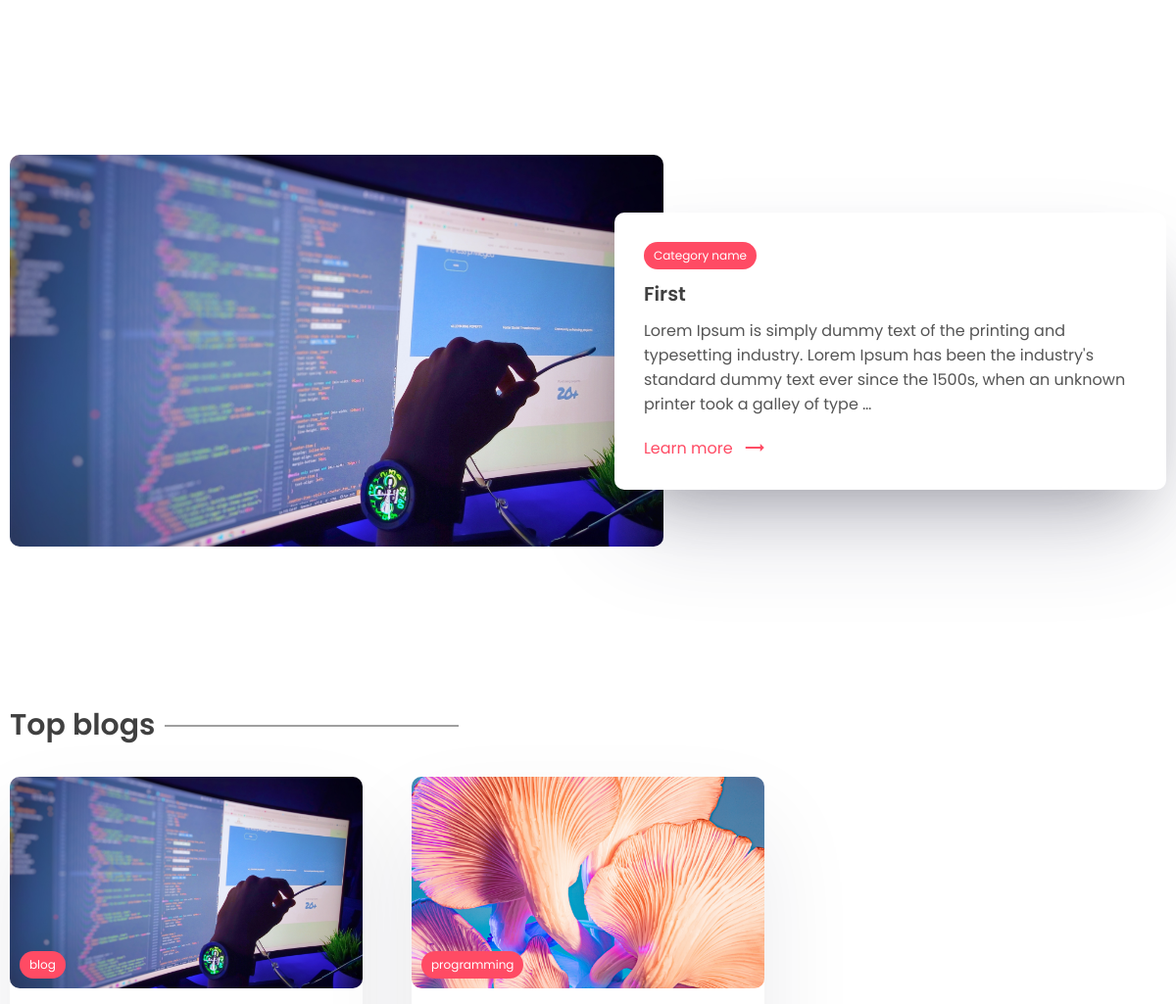
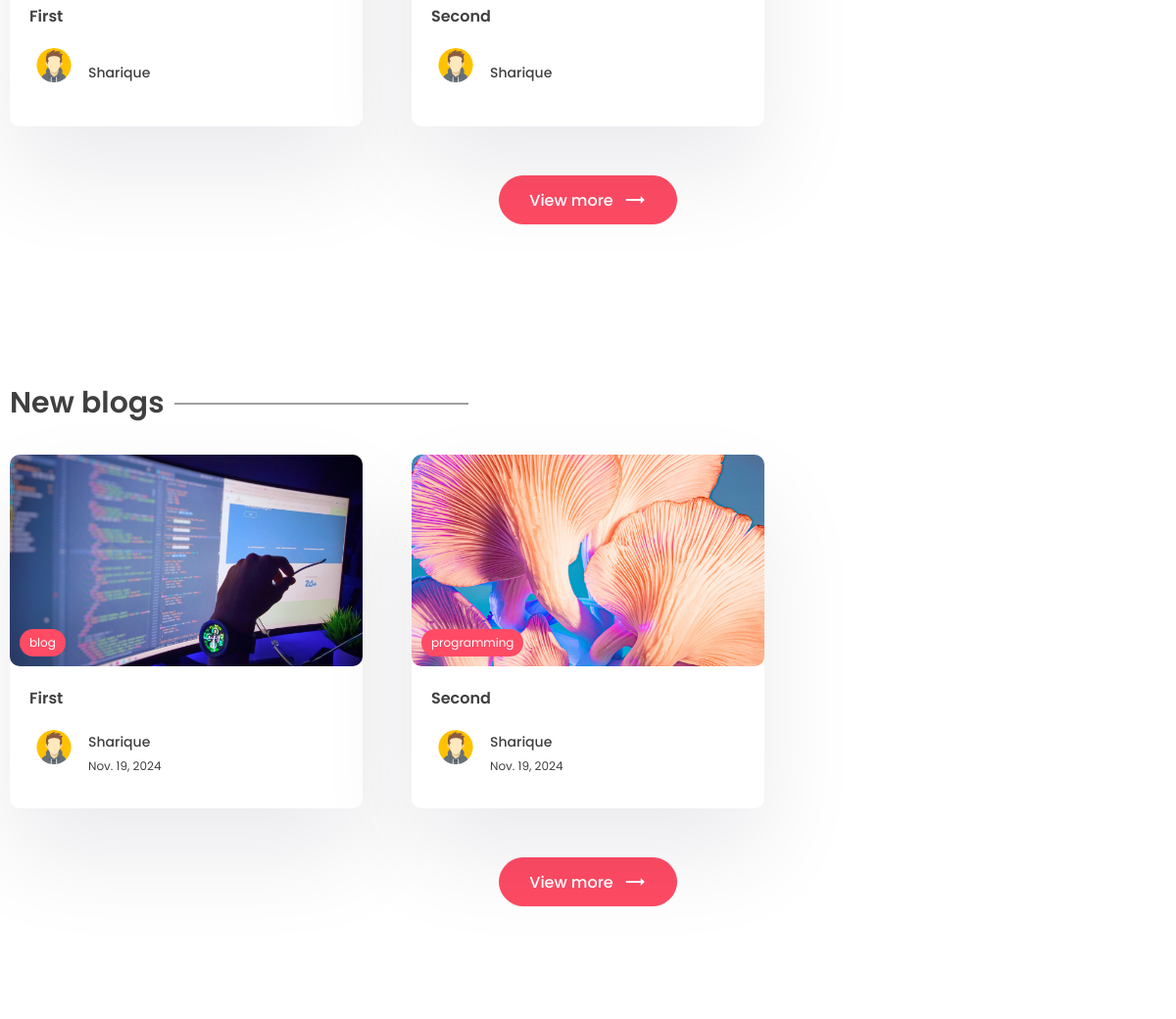
The app's page / (middle part), older data (2 pictures, top to bottom).
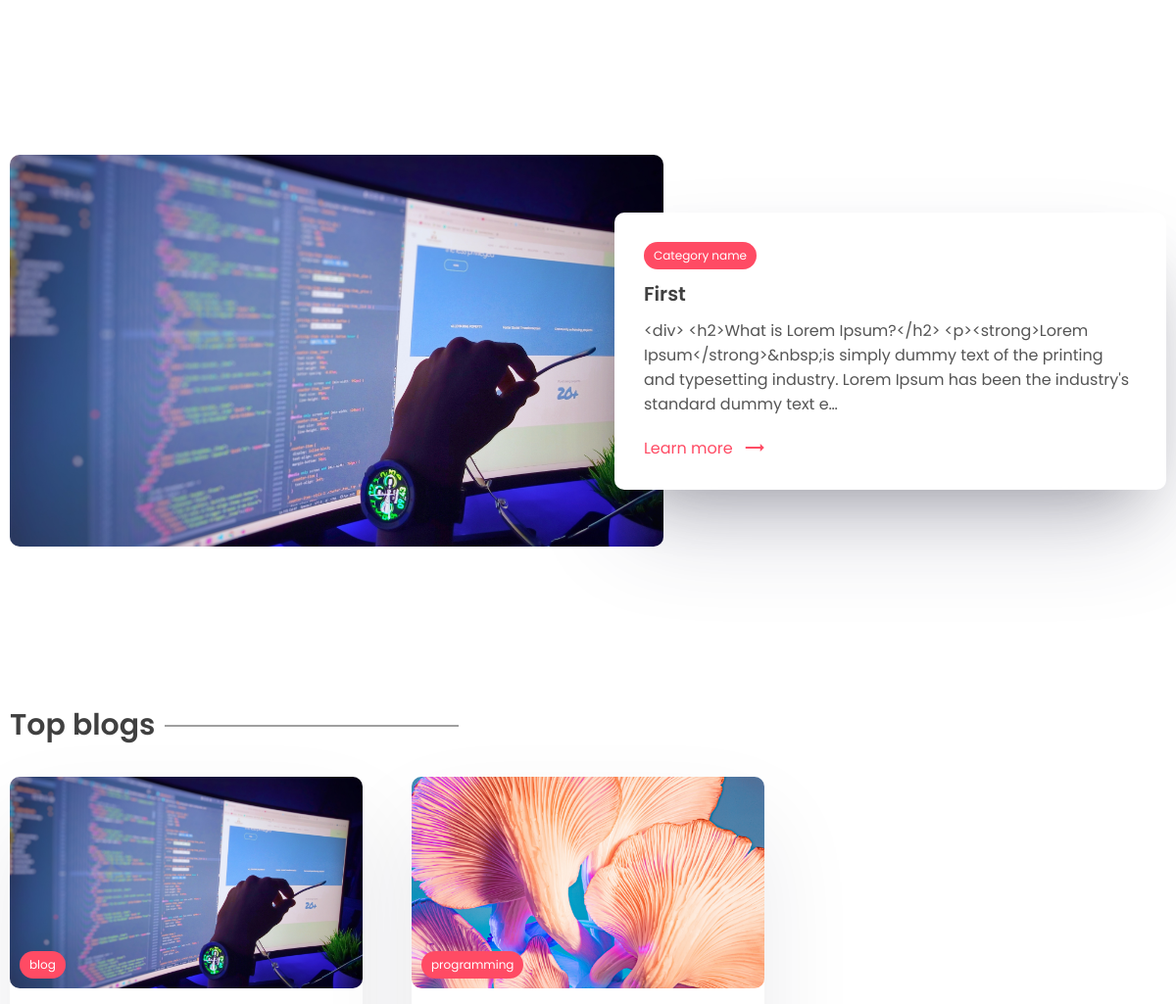
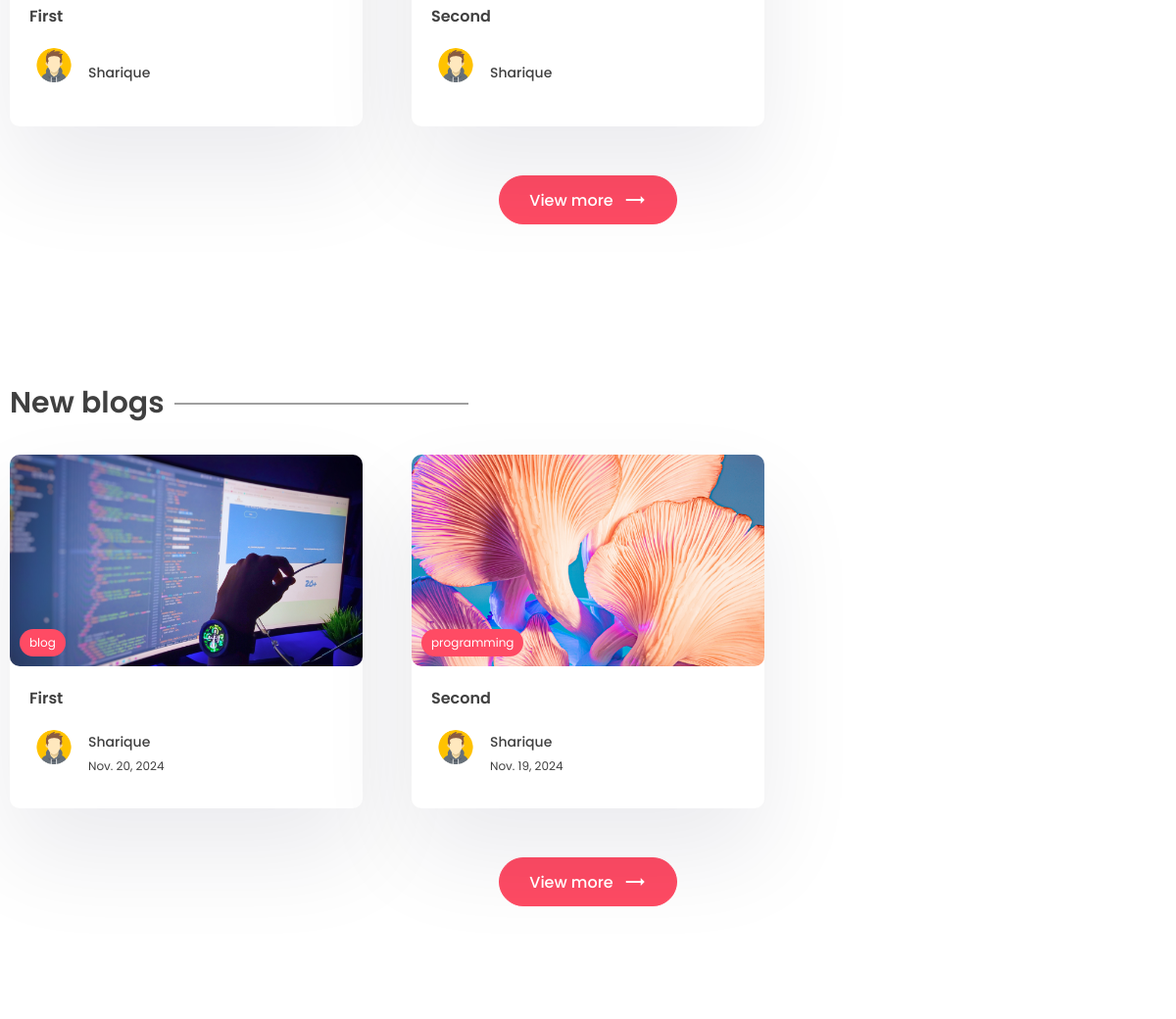
The same page, newer data (2 pictures, top to bottom).
### app/models.py (models this page shows, shortened)
class Post(models.Model):
    title=models.CharField(max_length=200)
    content=models.TextField()
    last_updates=models.DateTimeField(auto_now=True)
    slug=models.SlugField(max_length=200,unique=True)
    image=models.ImageField(null=True,blank=True,upload_to="images/")
    tags=models.ManyToManyField(Tag,blank=True,related_name='post')
    view_count=models.IntegerField(null=True,blank=True)
    is_featured=models.BooleanField(default=False)
    author=models.ForeignKey(User,on_delete=models.CASCADE,null=True,blank=True)

class Tag(models.Model):
    name=models.CharField(max_length=100)
    description=models.CharField(max_length=100)
    slug=models.SlugField(max_length=200,unique=True)

class Profile(models.Model):
    user=models.OneToOneField(User,on_delete=models.CASCADE)
    profile_image=models.ImageField(null=True,blank=True,upload_to="images/")
    slug=models.SlugField(max_length=200,unique=True)
    bio=models.CharField(max_length=200)

### app/views.py (the view, shortened to what this page needs)
# urls.py: path('', views.index,name="index"),
def index(request):
    posts=Post.objects.all()
    top_posts=Post.objects.all().order_by('-view_count')[0:3]
    recent_posts=Post.objects.all().order_by('-last_updates')[0:3]
    featured_blog=Post.objects.filter(is_featured=True)
    subscribe_form=SubscribeForm()
    subscribe_successful=None
    website_info=None
    if WebsiteMeta.objects.all().exists():
        website_info=WebsiteMeta.objects.all()[0]
    if featured_blog:
        featured_blog=featured_blog[0]
    context={'posts':posts,'top_posts':top_posts,'website_info':website_info,'recent_posts':recent_posts,'subscribe_form':subscribe_form,'subscribe_Successful':subscribe_successful,'featured_blog':featured_blog}
    return render(request,'app/index.html',context)

### app/templates/app/index.html (shortened to what this page needs)
{% extends "base.html" %}
{% block content%}
    <main class="sp">
      </main>
      {% if featured_blog %}
    <section class="sp">
      <div class="container">
        <a href="{% url "post_page" featured_blog.slug %}">
        <div class="grid-2">
          <div class="post-img">
            <img src="{{featured_blog.image.url}}" alt="" />
          </div>
          <div class="post-content">
            <div class="cetagory">
              <p>Category name</p>
            </div>
            <h1>
              {{featured_blog.title}}
            </h1>
            <p class="des">
              {{featured_blog.content|truncatechars:200}}
            </p>
            <a class="learn" href="#"
              >Learn more <span class="material-icons"> trending_flat </span></a
            >
          </div>
        </div>
      </a>
      </div>
    </section>
    {% endif %}
    <section class="sp">
      <div class="container">
        <h1 class="sec-title">Top blogs</h1>
        <div class="grid-3">
            {% for post in top_posts  %}
          <a href="{% url "post_page" post.slug %}">
            <div class="card">
              <div class="post-img">
                <img src="{{post.image.url}}" alt="" />
                <div class="tag">{{post.tags.all.0.name}}</div>
              </div>
              <div class="card-content">
                <h3>
                  {{post.title}}
                </h3>
                <div class="author">
                  <div class="profile-pic">
                    <img src="{{post.author.profile.profile_image.url}}" alt="" />
                  </div>
                  <div class="details">
                    <p>{{post.author.first_name}}</p>
                  </div>
                </div>
              </div>
            </div>
          {% endfor %}
        </div>
        <center>
          <a href=""><button class="btn btn-primary rounded view">
            View more <span class="material-icons"> trending_flat </span>
          </button></a>
        </center>
      </div>
    </section>
    <section class="sp">
      <div class="container">
        <h1 class="sec-title">New blogs</h1>
        <div class="grid-3">
            {% for post in recent_posts  %}
          <a href="{% url "post_page" post.slug %}">
            <div class="card">
              <div class="post-img">
                <img src="{{post.image.url}}" alt="" />
                <div class="tag">{{post.tags.all.0.name}}</div>
              </div>
              <div class="card-content">
                <h3>
                  {{post.title}}
                </h3>
                <div class="author">
                  <div class="profile-pic">
                    <img src="{{post.author.profile.profile_image.url}}" alt="" />
                  </div>
                  <div class="details">
                    <p>{{post.author.first_name}}</p>
                    <small>{{post.last_updates | date}}</small>
                  </div>
                </div>
              </div>
            </div>
          </a>
          {% endfor %}
        </div>
        <center>
          <a href=""><button class="btn btn-primary rounded view">
            View more <span class="material-icons"> trending_flat </span>
          </button></a>
        </center>
      </div>
    </section>
{% endblock content %}

Row changes from the older to the newer data that the page shows:
changed Post "First": content "Lorem Ipsum is simply dummy text of the printing and typesetting industry. Lorem Ipsum has been the industry's standard dummy text ever since the 1500s, when an unknown printer took a galley of type …" → "<div> <h2>What is Lorem Ipsum?</h2> <p><strong>Lorem Ipsum</strong>&nbsp;is simply dummy text of the printing and typesetting industry. Lorem Ipsum has been the industry's standard dummy text e…"; last_updates "Nov. 19, 2024" → "Nov. 20, 2024"
